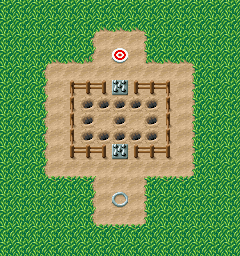

Rendered tile map (Tiled .tmx) drawn with the repository's tilesets; below, a short description and the full map source, tile grids included:
An orthogonal 15x16 tile map with 16x16 px tiles, 3 tile layers (Grass, Ground, Wall), 2 tilesets and 17 objects (13x Carrot, 2x Trap, Finish, player-start).

<map version="1.10" tiledversion="1.10.1" orientation="orthogonal" renderorder="right-down" width="15" height="16" tilewidth="16" tileheight="16" infinite="0" nextlayerid="40" nextobjectid="74">
 <properties>
  <property name="excalibur" type="bool" value="true" />
 </properties>
 <tileset firstgid="1" name="tileset" tilewidth="16" tileheight="16" tilecount="48" columns="8">
  <image source="1level.png" width="128" height="96" />
 </tileset>
 <tileset firstgid="49" name="tile_finish" tilewidth="16" tileheight="16" tilecount="4" columns="4">
  <image source="tile_finish.png" width="64" height="16" />
  <tile id="0">
   <animation>
    <frame tileid="0" duration="90" />
    <frame tileid="1" duration="90" />
    <frame tileid="2" duration="90" />
    <frame tileid="3" duration="90" />
   </animation>
  </tile>
 </tileset>
 <layer id="39" name="Grass" width="15" height="16" locked="1">
  <data encoding="csv">
1,1,1,1,1,1,1,1,1,1,1,1,1,1,1,
1,1,1,1,1,1,0,0,0,1,1,1,1,1,1,
1,1,1,1,1,0,0,0,0,0,1,1,1,1,1,
1,1,1,0,0,0,0,0,0,0,0,0,1,1,1,
1,1,0,0,0,0,0,0,0,0,0,0,0,1,1,
1,1,0,0,0,0,0,0,0,0,0,0,0,1,1,
1,1,0,0,0,0,0,0,0,0,0,0,0,1,1,
1,1,0,0,0,0,0,0,0,0,0,0,0,1,1,
1,1,0,0,0,0,0,0,0,0,0,0,0,1,1,
1,1,0,0,0,0,0,0,0,0,0,0,0,1,1,
1,1,0,0,0,0,0,0,0,0,0,0,0,1,1,
1,1,1,0,0,0,0,0,0,0,0,0,1,1,1,
1,1,1,1,1,0,0,0,0,0,1,1,1,1,1,
1,1,1,1,1,0,0,0,0,0,1,1,1,1,1,
1,1,1,1,1,1,0,0,0,1,1,1,1,1,1,
1,1,1,1,1,1,1,1,1,1,1,1,1,1,1
</data>
 </layer>
 <layer id="8" name="Ground" width="15" height="16">
  <data encoding="csv">
0,0,0,0,0,0,0,0,0,0,0,0,0,0,0,
0,0,0,0,0,0,0,0,0,0,0,0,0,0,0,
0,0,0,0,0,0,19,19,19,0,0,0,0,0,0,
0,0,0,0,0,0,19,49,19,0,0,0,0,0,0,
0,0,0,19,19,19,19,19,19,19,19,19,0,0,0,
0,0,0,19,0,0,0,32,0,0,0,19,0,0,0,
0,0,0,19,0,21,21,21,21,21,0,19,0,0,0,
0,0,0,19,0,21,19,21,19,21,0,19,0,0,0,
0,0,0,19,0,21,21,21,21,21,0,19,0,0,0,
0,0,0,19,0,0,0,32,0,0,0,19,0,0,0,
0,0,0,19,19,19,19,19,19,19,19,19,0,0,0,
0,0,0,0,0,0,19,19,19,0,0,0,0,0,0,
0,0,0,0,0,0,19,22,19,0,0,0,0,0,0,
0,0,0,0,0,0,19,19,19,0,0,0,0,0,0,
0,0,0,0,0,0,0,0,0,0,0,0,0,0,0,
0,0,0,0,0,0,0,0,0,0,0,0,0,0,0
</data>
 </layer>
 <layer id="35" name="Wall" width="15" height="16" locked="1">
  <data encoding="csv">
0,0,0,0,0,0,0,0,0,0,0,0,0,0,0,
0,0,0,0,0,0,4,4,4,0,0,0,0,0,0,
0,0,0,0,0,2,0,0,0,3,0,0,0,0,0,
0,0,0,4,4,6,0,0,0,7,4,4,0,0,0,
0,0,2,0,0,0,0,0,0,0,0,0,3,0,0,
0,0,2,0,15,13,18,0,17,13,16,0,3,0,0,
0,0,2,0,14,0,0,0,0,0,14,0,3,0,0,
0,0,2,0,14,0,0,0,0,0,14,0,3,0,0,
0,0,2,0,14,0,0,0,0,0,14,0,3,0,0,
0,0,2,0,17,13,18,0,17,13,18,0,3,0,0,
0,0,2,0,0,0,0,0,0,0,0,0,3,0,0,
0,0,0,5,5,9,0,0,0,8,5,5,0,0,0,
0,0,0,0,0,2,0,0,0,3,0,0,0,0,0,
0,0,0,0,0,2,0,0,0,3,0,0,0,0,0,
0,0,0,0,0,0,5,5,5,0,0,0,0,0,0,
0,0,0,0,0,0,0,0,0,0,0,0,0,0,0
</data>
 </layer>
 <objectgroup id="36" name="Carrots" locked="1">
  <properties>
   <property name="excalibur" type="bool" value="true" />
  </properties>
  <object id="44" name="Carrot" type="Carrot" gid="20" x="80" y="112" width="16" height="16">
   <properties>
    <property name="CollisionType" value="Passive" />
   </properties>
  </object>
  <object id="52" name="Carrot" type="Carrot" gid="20" x="96" y="112" width="16" height="16">
   <properties>
    <property name="CollisionType" value="Passive" />
   </properties>
  </object>
  <object id="58" name="Carrot" type="Carrot" gid="20" x="112" y="112" width="16" height="16">
   <properties>
    <property name="CollisionType" value="Passive" />
   </properties>
  </object>
  <object id="59" name="Carrot" type="Carrot" gid="20" x="128" y="112" width="16" height="16">
   <properties>
    <property name="CollisionType" value="Passive" />
   </properties>
  </object>
  <object id="60" name="Carrot" type="Carrot" gid="20" x="144" y="112" width="16" height="16">
   <properties>
    <property name="CollisionType" value="Passive" />
   </properties>
  </object>
  <object id="61" name="Carrot" type="Carrot" gid="20" x="144" y="128" width="16" height="16">
   <properties>
    <property name="CollisionType" value="Passive" />
   </properties>
  </object>
  <object id="62" name="Carrot" type="Carrot" gid="20" x="144" y="144" width="16" height="16">
   <properties>
    <property name="CollisionType" value="Passive" />
   </properties>
  </object>
  <object id="63" name="Carrot" type="Carrot" gid="20" x="128" y="144" width="16" height="16">
   <properties>
    <property name="CollisionType" value="Passive" />
   </properties>
  </object>
  <object id="64" name="Carrot" type="Carrot" gid="20" x="112" y="128" width="16" height="16">
   <properties>
    <property name="CollisionType" value="Passive" />
   </properties>
  </object>
  <object id="65" name="Carrot" type="Carrot" gid="20" x="96" y="144" width="16" height="16">
   <properties>
    <property name="CollisionType" value="Passive" />
   </properties>
  </object>
  <object id="67" name="Carrot" type="Carrot" gid="20" x="80" y="144" width="16" height="16">
   <properties>
    <property name="CollisionType" value="Passive" />
   </properties>
  </object>
  <object id="69" name="Carrot" type="Carrot" gid="20" x="112" y="144" width="16" height="16">
   <properties>
    <property name="CollisionType" value="Passive" />
   </properties>
  </object>
  <object id="71" name="Carrot" type="Carrot" gid="20" x="80" y="128" width="16" height="16">
   <properties>
    <property name="CollisionType" value="Passive" />
   </properties>
  </object>
 </objectgroup>
 <objectgroup id="38" name="Traps" locked="1">
  <properties>
   <property name="excalibur" type="bool" value="true" />
  </properties>
  <object id="72" name="Trap" type="Trap" gid="31" x="112" y="160" width="16" height="16">
   <properties>
    <property name="CollisionType" value="Passive" />
   </properties>
  </object>
  <object id="73" name="Trap" type="Trap" gid="31" x="112" y="96" width="16" height="16">
   <properties>
    <property name="CollisionType" value="Passive" />
   </properties>
  </object>
 </objectgroup>
 <objectgroup id="37" name="Finish" locked="1">
  <properties>
   <property name="excalibur" type="bool" value="true" />
  </properties>
  <object id="70" name="Finish" type="Finish" gid="45" x="112" y="64" width="16" height="16">
   <properties>
    <property name="CollisionType" value="Passive" />
   </properties>
  </object>
 </objectgroup>
 <objectgroup id="12" name="Camera" locked="1">
  <properties>
   <property name="excalibur" type="bool" value="true" />
  </properties>
  <object id="8" name="player-start" type="player-start" x="120" y="200">
   <point />
  </object>
 </objectgroup>
</map>
